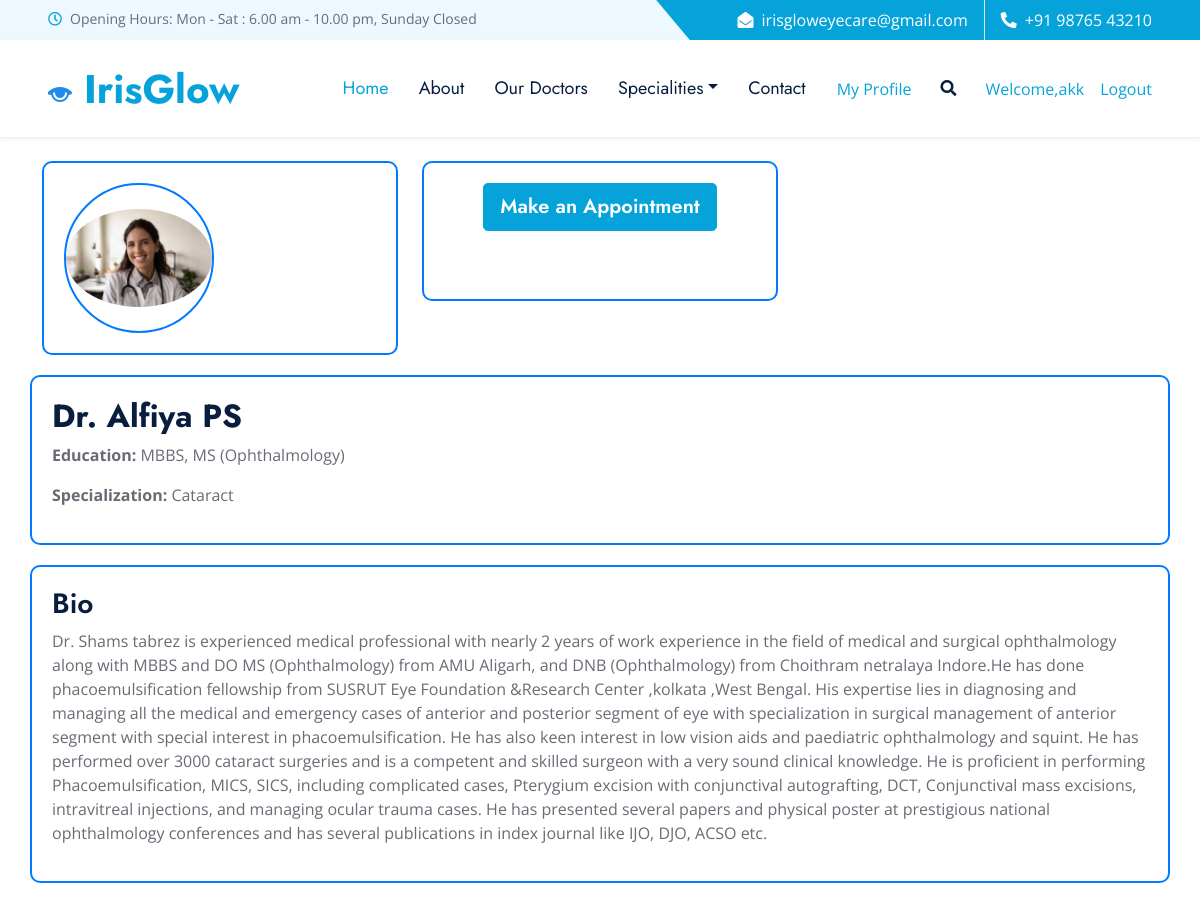
/view-doctor/14/ (signed in), run on the app's committed database.
### IrisGlowApp/models.py (models this page shows, shortened)
class CustomUser(AbstractUser):
    PATIENT = 1
    DOCTOR = 2
    SPECTS = 3
    ADMIN = 4
    ROLE_CHOICE = (
        (PATIENT, 'Patient'),
        (DOCTOR, 'Doctor'),
        (SPECTS, 'Spects'),
        (ADMIN,'Admin'),
    )
    username=None
    first_name = models.CharField(max_length=50)
    last_name = models.CharField(max_length=50)
    USERNAME_FIELD = 'email'
    email = models.EmailField(max_length=100, unique=True)
    phone = models.CharField(max_length=12, blank=True)
    password = models.CharField(max_length=128)
    role = models.PositiveSmallIntegerField(choices=ROLE_CHOICE, blank=True, null=True,default='1')
    is_admin = models.BooleanField(default=False)
    is_staff = models.BooleanField(default=False)
    is_active = models.BooleanField(default=True)
    is_superadmin = models.BooleanField(default=False)
    REQUIRED_FIELDS = ['first_name','last_name', 'phone']
    objects = UserManager()

class UserProfile(models.Model):
    GENDER_CHOICES = (
        ('F', 'Female'),
        ('M', 'Male'),
        ('NB', 'Non Binary'),
        ('TF', 'Transfeminine'),
        ('TM', 'Transmasculine'),
    )
    STATE_CHOICES = [
        ('Andhra Pradesh', 'Andhra Pradesh'),
        ('Arunachal Pradesh', 'Arunachal Pradesh'),
        ('Assam', 'Assam'),
        ('Bihar', 'Bihar'),
        ('Chhattisgarh', 'Chhattisgarh'),
        ('Goa', 'Goa'),
        ('Gujarat', 'Gujarat'),
        ('Haryana', 'Haryana'),
        ('Himachal Pradesh', 'Himachal Pradesh'),
        ('Jharkhand', 'Jharkhand'),
        ('Karnataka', 'Karnataka'),
        ('Kerala', 'Kerala'),
        ('Madhya Pradesh', 'Madhya Pradesh'),
        ('Maharashtra', 'Maharashtra'),
        ('Manipur', 'Manipur'),
        ('Meghalaya', 'Meghalaya'),
        ('Mizoram', 'Mizoram'),
        ('Nagaland', 'Nagaland'),
        ('Odisha', 'Odisha'),
        ('Punjab', 'Punjab'),
        ('Rajasthan', 'Rajasthan'),
        ('Sikkim', 'Sikkim'),
        ('Tamil Nadu', 'Tamil Nadu'),
        ('Telangana', 'Telangana'),
        ('Tripura', 'Tripura'),
        ('Uttar Pradesh', 'Uttar Pradesh'),
        ('Uttarakhand', 'Uttarakhand'),
        ('West Bengal', 'West Bengal'),
    ]
    ASIAN_COUNTRY_CHOICES = [
    ('India', 'India'),
    ]
    user = models.OneToOneField(CustomUser, on_delete=models.CASCADE)
    profile_picture = models.ImageField(upload_to='media/profile_picture', blank=True, null=True)
    address = models.CharField(max_length=50, blank=True, null=True)
    addressline1 = models.CharField(max_length=50, blank=True, null=True)
    addressline2 = models.CharField(max_length=50, blank=True, null=True)
    country = models.CharField(max_length=50, choices=ASIAN_COUNTRY_CHOICES, default='India', blank=True, null=True)
    state = models.CharField(("Select State"),max_length=40, choices=STATE_CHOICES, blank=True, null=True)
    city = models.CharField(max_length=50, blank=True, null=True)
    pin_code = models.CharField(max_length=50, blank=True, null=True)
    gender = models.CharField(("Select Gender"),max_length=4, choices=GENDER_CHOICES, blank=True, null=True)
    dob = models.DateField(blank=True, null=True)
    profile_created_at = models.DateTimeField(auto_now_add=True)
    profile_modified_at = models.DateTimeField(auto_now=True)
    def calculate_age(self):
        today = date.today()
        age = today.year - self.dob.year - ((today.month, today.day) < (self.dob.month, self.dob.day))
        return age
    age = property(calculate_age)

### DoctorApp/models.py (models this page shows, shortened)
class Doctor(models.Model):
    bio = models.TextField(blank=True, null=True)
    qualification = models.CharField(max_length=50, blank=True)
    license = models.CharField(max_length=100, unique=True)
    experience = models.IntegerField(blank=True, null=True)
    user = models.ForeignKey(CustomUser, on_delete=models.CASCADE, blank=True, null=True)
    speciality_name = models.ForeignKey(Specialities, on_delete=models.CASCADE, null=True)

class Specialities(models.Model):
    speciality_name = models.CharField(max_length=100, unique=True)
    symptoms = models.TextField(blank=True, null=True)
    diagnosis = models.CharField(max_length=30)
    treatments = models.TextField(blank=True, null=True)
    def __str__(self):
        return self.speciality_name

### DoctorApp/views.py (the view)
# urls.py: path('view-doctor/<int:user_id>/',views.viewdoctor,name='view-doctor'),
@login_required
def viewdoctor(request, user_id):
    users = get_object_or_404(CustomUser, id=user_id)
    print(users.first_name)
    therapist = Doctor.objects.get(user=users)
    profile = UserProfile.objects.get(user=users)
    context={
        'users' : users,
        'userprofile' : profile,
        'therapist' : therapist
        }
    return render(request, 'teams/doctor1.html', context)

### template/teams/doctor1.html (shortened to what this page needs)
{% load static %}
<!DOCTYPE html>
<html lang="en">
<head>
    <link href="https://cdnjs.cloudflare.com/ajax/libs/font-awesome/5.10.0/css/all.min.css" rel="stylesheet">
    <link href="https://cdn.jsdelivr.net/npm/bootstrap-icons@1.4.1/font/bootstrap-icons.css" rel="stylesheet">
    <link href="{% static 'lib/owlcarousel/assets/owl.carousel.min.css' %}" rel="stylesheet">
    <link href="{% static 'lib/animate/animate.min.css' %}" rel="stylesheet">
    <link href="{% static 'lib/tempusdominus/css/tempusdominus-bootstrap-4.min.css' %}" rel="stylesheet" />
    <link href="{% static 'lib/twentytwenty/twentytwenty.css' %}" rel="stylesheet" />
    <link href="{% static 'css/bootstrap.min.css' %}" rel="stylesheet">
    <link href="{% static 'css/style.css' %}" rel="stylesheet">
</head>
<body>
    <div class="container-fluid bg-light ps-5 pe-0 d-none d-lg-block">
        <div class="row gx-0">
            <div class="col-md-6 text-center text-lg-start mb-2 mb-lg-0">
                <div class="d-inline-flex align-items-center">
                    <small class="py-2"><i class="far fa-clock text-primary me-2"></i>Opening Hours: Mon - Sat : 6.00 am - 10.00 pm, Sunday Closed </small>
                </div>
            </div>
            <div class="col-md-6 text-center text-lg-end">
                <div class="position-relative d-inline-flex align-items-center bg-primary text-white top-shape px-5">
                    <div class="me-3 pe-3 border-end py-2">
                        <p class="m-0"><i class="fa fa-envelope-open me-2"></i>irisgloweyecare@gmail.com</p>
                    </div>
                    <div class="py-2">
                        <p class="m-0"><i class="fa fa-phone-alt me-2"></i>+91 98765 43210</p>
                    </div>
                </div>
            </div>
        </div>
    </div>
    <nav class="navbar navbar-expand-lg bg-white navbar-light shadow-sm px-5 py-3 py-lg-0">
        <a href="index.html" class="navbar-brand p-0">
            <h1 class="m-0 text-primary">
                <img src="{% static 'img/img1.png' %}">
              IrisGlow</h1>
        </a>
        {% if user.is_authenticated %}
        <div class="collapse navbar-collapse" id="navbarCollapse">
            <div class="navbar-nav ms-auto py-0">
                <a href="{% url 'index' %}" class="nav-item nav-link active">Home</a>
                <a href="{% url 'about' %}" class="nav-item nav-link">About</a>
                <a href="{% url 'team' %}" class="nav-item nav-link">Our Doctors</a>
                <div class="nav-item dropdown">
                    <a href="#" class="nav-link dropdown-toggle" data-bs-toggle="dropdown">Specialities</a>
                </div>
                <a href="{% url 'contact' %}" class="nav-item nav-link">Contact</a>
            </div>
            <a href="{% url 'profile' %}" class="nav-item nav-link active">My Profile</a>
            <button type="button" class="btn text-dark" data-bs-toggle="modal" data-bs-target="#searchModal"><i class="fa fa-search"></i></button>
            <a href="" class="nav-item nav-link">Welcome,{{user.first_name}}</a>
            <a href="{% url 'logout' %}?next=/index.html">Logout</a>
        </div>
        {% endif %}
    </nav>
<br>
{% block content %}
<div class="container">
    <div class="row">
        <div class="col-lg-4">
            <div class="doctor-box">
                <div class="doctor-image">
                    <img src="{{ userprofile.profile_picture.url}}" alt="{{ users.first_name }}" class="img-fluid rounded-circle">
                </div>
            </div>
        </div>
        <div class="col-lg-4">
            <div class="doctor-box d-flex justify-content-center align-items-center">
                <a href="{% url 'appointment' t_id=therapist.user.id %}">
                    <button class="btn btn-primary btn-lg mb-5">Make an Appointment</button>
                </a>
            </div>
        </div>
            <div class="doctor-box">
                <h2>{{ users.first_name }} {{ users.last_name }}</h2>
                <p><strong>Education:</strong> {{ therapist.qualification }}</p>
                <p><strong>Specialization:</strong> {{ therapist.speciality_name }}</p>
            </div>
            <div class="bio-box">
                <h3>Bio</h3>
                <p>{{ therapist.bio }}</p>
            </div>
        </div>
    </div>
{% endblock %}

### static/css/style.css (style rules this page uses)
:root { --primary: #06A3DA; --secondary: #F57E57; --light: #EEF9FF; --dark: #091E3E; }
h1, h2, .font-weight-bold { font-weight: 700 !important; }
h3, h4, .font-weight-semi-bold { font-weight: 600 !important; }
.btn { font-family: 'Jost', sans-serif; font-weight: 600; transition: .5s; }
.btn-primary, .btn-secondary { color: #FFFFFF; }
.top-shape::before { position: absolute; content: ""; width: 35px; height: 100%; top: 0; left: -17px; background: var(--primary); transform: skew(40deg); }
.navbar-light .navbar-nav .nav-link { font-family: 'Jost', sans-serif; padding: 35px 15px; font-size: 18px; color: var(--dark); outline: none; transition: .5s; }
.navbar-light .navbar-nav .nav-link:hover, .navbar-light .navbar-nav .nav-link.active { color: var(--primary); }

### template/teams/doctor1.html (style rules this page uses)
.doctor-box, .bio-box { border: 2px solid #007bff; padding: 20px; margin-bottom: 20px; border-radius: 10px; }
.doctor-image { width: 150px; height: 150px; border: 2px solid #007bff; border-radius: 50%; display: flex; justify-content: center; align-items: center; overflow: hidden; }
.doctor-image img { max-width: 100%; max-height: 100%; }

### data on the page
CustomUser: first_name "akk"
UserProfile: profile_picture (picture)
CustomUser: first_name "Dr. Alfiya", last_name "PS"
Doctor: qualification "MBBS, MS (Ophthalmology)", speciality_name "Cataract", bio "Dr. Shams tabrez is experienced medical professional with nearly 2 years of work experience in the field of medical and surgical ophthalmology along with MBBS and DO MS (Ophthalmology) from AMU Aligarh, and DNB (Ophthalmology) from Choithram netralaya Indore.He has done phacoemulsification fellowship from SUSRUT Eye Foundation &Research Center ,kolkata ,West Bengal. His expertise lies in diagnosing and managing all the medical and emergency cases of anterior and posterior segment of eye with specialization in surgical management of anterior segment with special interest in phacoemulsification. He has also keen interest in low vision aids and paediatric ophthalmology and squint. He has…"
